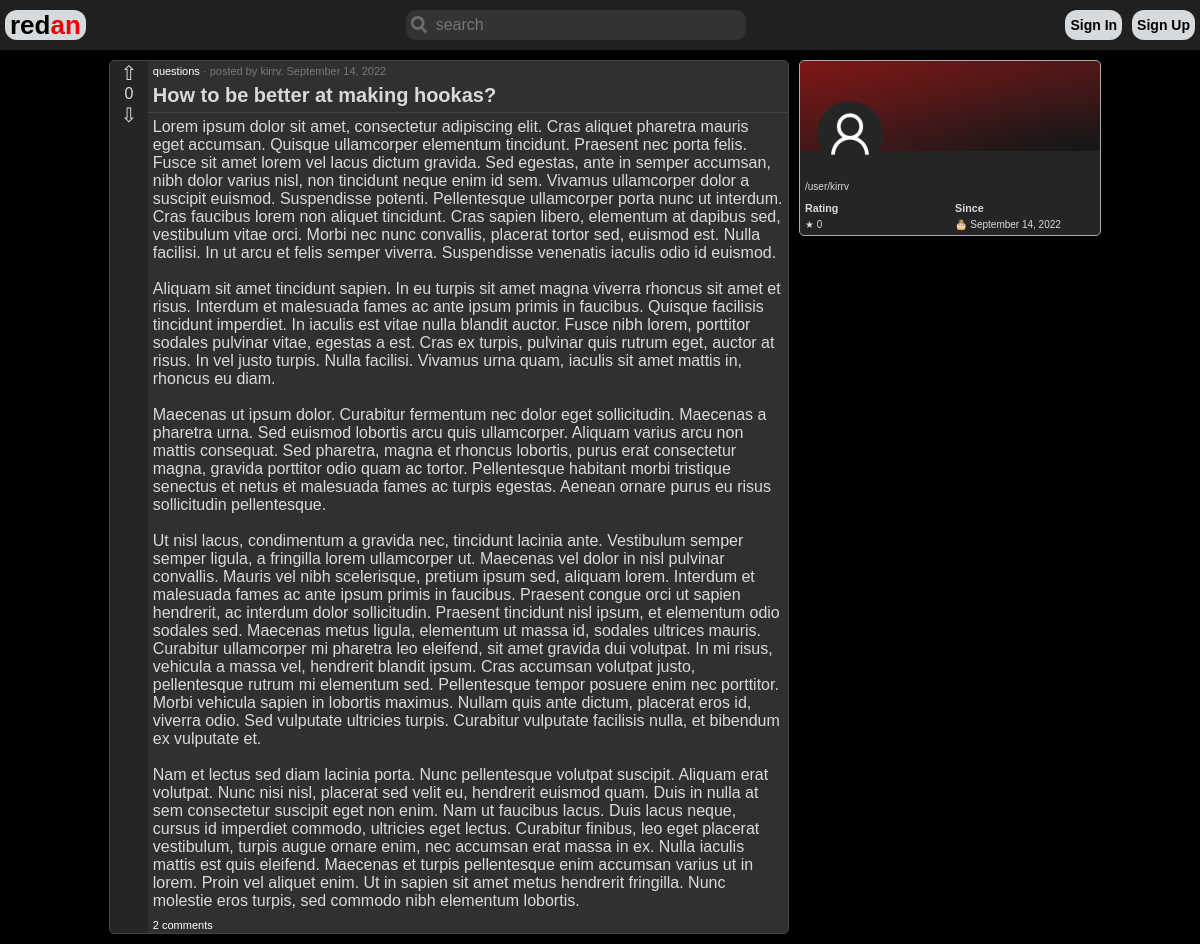
The app's page /user/kirrv, older data.
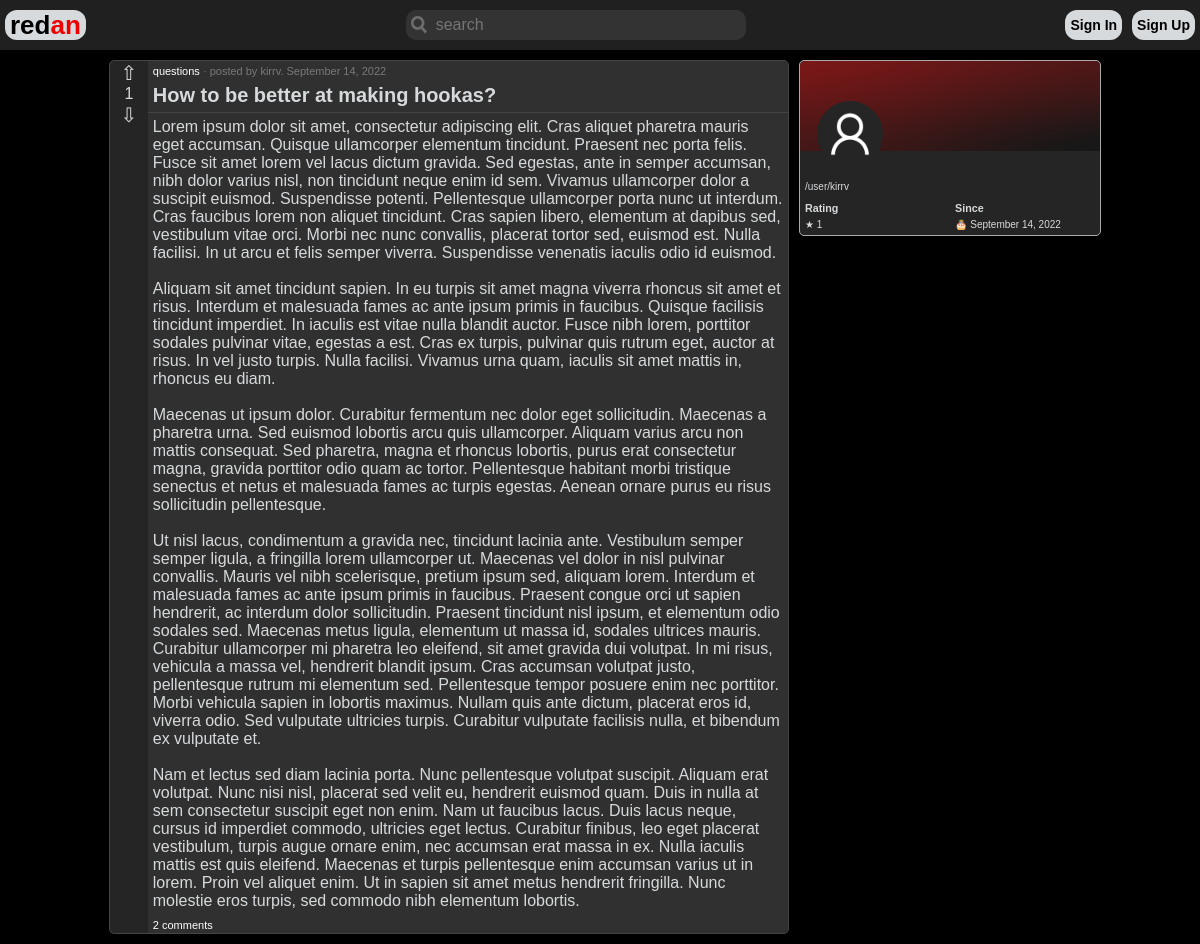
The same page, newer data.
### ribbon/models.py (models this page shows, shortened)
class SectionPost(models.Model):
    id = models.UUIDField(default=uuid.uuid4, unique=True, primary_key=True, editable=False)
    section_id = models.ForeignKey(Section, on_delete=models.CASCADE)
    profile_id = models.ForeignKey(Profile, on_delete=models.CASCADE)
    title = models.CharField(max_length=100)
    rating = models.IntegerField(default=0)
    image = models.ImageField(upload_to=sectionpost_path, null=True, blank=True)
    content = models.TextField(max_length=4000, blank=True)
    date_published = models.DateTimeField(auto_now_add=True)
    class Meta():
        ordering = ['-rating', '-date_published']

class Section(models.Model):
    id = models.UUIDField(default=uuid.uuid4, unique=True, primary_key=True, editable=False)
    title = models.CharField(max_length=50, unique=True)
    short_description = models.CharField(max_length=50, blank=True)
    description = models.CharField(max_length=500, blank=True)
    image = models.ImageField(upload_to=section_image_path)
    banner = models.ImageField(upload_to=section_banner_path, blank=True)
    banner_color = ColorField()
    subscribers = models.ManyToManyField(User, editable=False)
    date_created = models.DateTimeField(auto_now_add=True)

### users/models.py (models this page shows, shortened)
class Profile(models.Model):
    id = models.UUIDField(default=uuid.uuid4, unique=True, primary_key=True, editable=False)
    user_id = models.OneToOneField(User, on_delete=models.CASCADE)
    about = models.CharField(max_length=200, blank=True)
    country = CountryField(blank=True)
    rating = models.IntegerField(default=0)
    profile_image = models.ImageField(upload_to='user/profile/', blank=True, default=defaultImage('profile'))
    banner_image = models.ImageField(upload_to='user/banner/', blank=True, default=defaultImage('banner'))
    def __str__(self):
        return str(self.user_id)

### users/views.py (the view)
# urls.py: path('<str:username>', userView, name='user'),
def userView(request, username):
    user = User.objects.get(username=username)
    profile = user.profile
    posts = SectionPost.objects.filter(profile_id=profile.id)
    context = {
        'username': username,
        'user': user,
        'profile': profile,
        'posts': posts,
    }
    return render(request, 'users/user.html', context)

### users/templates/users/user.html (shortened to what this page needs)
{% extends 'ribbon/base.html' %}
{% block content %}
<head>
</head>
<main>
    <div class="div_profile_layout">
        <div class="div_profile_posts">
            {% for post in posts %}
            {% include 'ribbon/single-post.html' %}
            {% endfor %}
        </div>
        <div class="div_profile">
            <div class="div_profile_banner">
                <img class="profile_banner_image" src="{{ profile.banner_image.url }}">
            </div>
            <div class="div_profile_image">
                <img class="profile_profile_image" src="{{ profile.profile_image.url }}">
            </div>
            <div class="div_profile_info">
                <p class="username">
                    /user/{{ username }}
                </p>
                <div style="display: flex; width: 300px; align-content: stretch;">
                    <div class="profile_flex_info">
                        <h6>
                            Rating
                        </h6>
                        <p>
                            &#9733; {{ profile.rating }}
                        </p>
                    </div>
                    <div class="profile_flex_info">
                        <h6>
                            Since
                        </h6>
                        <p>
                            &#127874; {{ user.date_joined|date:"F j, Y" }}
                        </p>
                    </div>
                </div>
            </div>
        </div>
    </div>
</main>
{% endblock content %}

### ribbon/templates/ribbon/single-post.html (shortened to what this page needs)
<div class="div_post">
    <div class="div_post_rating">
        <div>
            <a class="post_up" href="">&#8679;</a>
        </div>
        <div>
            {{ post.rating }}
        </div>
        <div>
            <a class="post_down" href="">&#8681;</a>
        </div>
    </div>
    <div class="post_content">
        <div>
            <a class="post_main_link" href="{% url 'section' post.section_id.title %}">{{ post.section_id.title }}</a><span class="post_info"> · posted by <a class="post_secondary_link" href="{% url 'user' post.profile_id.user_id %}">{{ post.profile_id }}</a>. {{ post.date_published|date:"F j, Y" }}</span>
        </div>
        <div class="div_title">
            <a class="post_title" href="{% url 'post' post.section_id.title post.id %}">{{ post.title }}</a>
        </div>
        <div class="bottom_border"></div>
        <div class="post_text">
            {{ post.content|linebreaksbr }}
        </div>
        <div>
            <a class="post_main_link" href="{% url 'post' post.section_id.title post.id %}#comments">{{ post.comments_set.all.count }} сomment{{ post.comments_set.all.count|pluralize:'s'}}</a>
        </div>
    </div>
</div>

Row changes from the older to the newer data that the page shows:
changed SectionPost "How to be better at making hookas?": rating "0" → "1"
changed Profile: rating "0" → "1"
